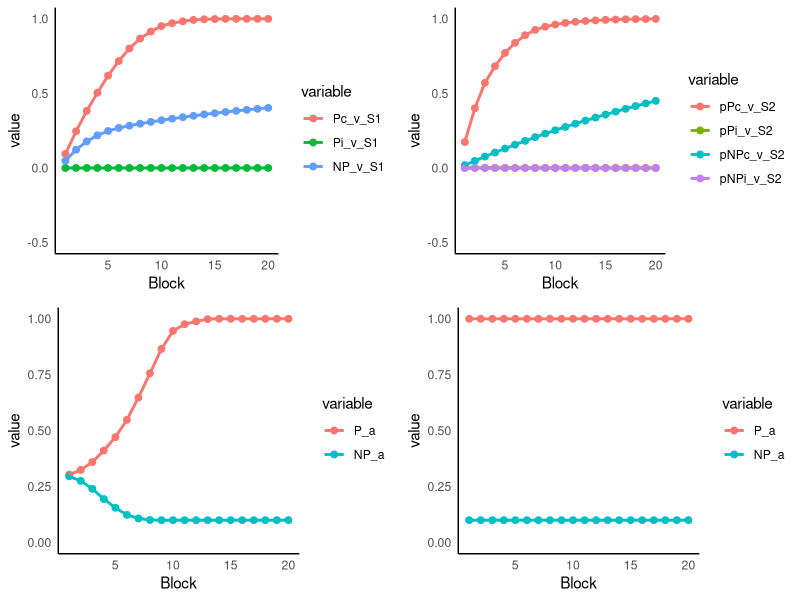

Generate this figure with R:
# Simulation of a Learned Predictiveness design
# Two learning rules: Rescorla & Wagner (1972) and Mackintosh (1975). 
# Mackintosh based on description in Beesley, Nguyen, Pearson, & Le Pelley (2015)

rm(list=ls())

library(pracma)
library(tidyverse)
library(reshape2)
library(gridExtra)

# simulation parameters
learningRule  <- 2 # 1 = RW72, 2 = Mack75
alpha <-  0.3 # starting value of alpha
beta <-  0.3 
aLR <- .1 # alpha learning rate for Mack75
simPs = 4 # number of simulated participants
numBlocks_Stg1 = 20
numBlocks_Stg2 = 20
trialData <- data.frame(matrix(0,nrow = simPs*(numBlocks_Stg1*8 + numBlocks_Stg2*4),ncol = 47))

colnames(trialData) <- c("simP", "Stage", "Block", "Cue 1", "Cue 2", "Cor Out", "Inc Out",
  "vA_1", "vB_1", "vC_1", "vD_1", "vV_1", "vW_1", "vX_1", "vY_1",
  "vA_2", "vB_2", "vC_2", "vD_2", "vV_2", "vW_2", "vX_2", "vY_2",
  "vA_3", "vB_3", "vC_3", "vD_3", "vV_3", "vW_3", "vX_3", "vY_3",
  "vA_4", "vB_4", "vC_4", "vD_4", "vV_4", "vW_4", "vX_4", "vY_4",
  "aA", "aB", "aC", "aD", "aV", "aW", "aX", "aY") 

count <- 0 # used to determine the row to record data into

for (p in 1:simPs) { # loop for simulated participants
  
  # setup the trial sequence
  
  # Stage 1 trials: (cue1/cue2/correct outcome/incorrect outcome)
  AV1 = c(1,5,1,2); AW1 = c(1,6,1,2)
  BV2 = c(2,5,2,1); BW2 = c(2,6,2,1)
  CX2 = c(3,7,2,1); CY2 = c(3,8,2,1)
  DX1 = c(4,7,1,2); DY1 = c(4,8,1,2)
  stg1Blk <- rbind(AV1,AW1,BV2,BW2,CX2,CY2,DX1,DY1)
  
  # Stage 2 trials: (cue1/cue2/correct outcome/incorrect outcome)
  AX3 = c(1,7,3,4); BY4 = c(2,8,4,3)
  CV3 = c(3,5,3,4); DW4 = c(4,6,4,3)
  stg2Blk <- rbind(AX3,BY4,CV3,DW4)
  
  trialSeq.S1 <- repmat(stg1Blk, numBlocks_Stg1,1)  #repmat is from pracma library (if there's a better way, let me know!)
  trialSeq.S1 <- trialSeq.S1[sample(nrow(trialSeq.S1)),] # shuffle by rows (a crude randomisation, but will make little difference)

  trialSeq.S2 <- repmat(stg2Blk, numBlocks_Stg2,1)
  trialSeq.S2 <- trialSeq.S2[sample(nrow(trialSeq.S2)),]
  
  trialSeq <- rbind(trialSeq.S1,trialSeq.S2) # the final order of trials to present to the model
  
  blockNums <- c(rep(1:numBlocks_Stg1, each=8), rep(1:numBlocks_Stg2, each=4)) # add block numbers
  stageNums <- c(rep(1,nrow(trialSeq.S1)), rep(2,nrow(trialSeq.S2))) # add stage numbers
  
  trialSeq <- cbind(stageNums,blockNums,trialSeq) # final trial sequence array
  
  colnames(trialSeq) <- c("Stage", "Block", "Cue 1", "Cue 2", "Cor Out", "Inc Out")
  
  # inititalise storage variables for simulated subject 
  v <-  matrix(0,nrow=8,ncol=4) # assoc. strength - 8 cues by 4 outcomes
  a <- rep(alpha, 8) # starting values of alpha
  lambda <-  c(1,0) # correct outcome / incorrect outcome (used as it loops outcomes)
  
  for (t in 1:nrow(trialSeq)) {
    cues <-  trialSeq[t,3:4] # current trial cues
    outs <-  trialSeq[t,5:6] # current trial outs (correct, incorrect)
    if (learningRule == 1) {
      # Rescorla-Wagner 1972
      for (o in 1:2) {
        error <- lambda[o] - (v[cues[1],outs[o]] + v[cues[2],outs[o]]) # calculate error based on summed v
        for (c in 1:2){
          v[cues[c],outs[o]] <- v[cues[c],outs[o]] + alpha*beta*error # update v for each cue based on error
        }
      }
    }
    else if (learningRule == 2) {
      # Mackintosh 1975
      for (o in 1:2) {
        for (c in 1:2){
          error <- lambda[o] - v[cues[c],outs[o]] # calculate error based on single v
          v[cues[c],outs[o]] <- v[cues[c],outs[o]] + a[cues[c]]*beta*error # update v for each cue based on error
        }
      }
      # determine best predictor of correct outcome and update alphas
      errDiff <- abs(1 - v[cues[1],outs[1]]) - abs(1 - v[cues[2],outs[1]]) # positive means second cue is better, negative first cue better
      if (errDiff < 0) { # cue 1 the better predictor of correct outcome
        a[cues[1]] <- a[cues[1]] + aLR*abs(errDiff)
        a[cues[2]] <- a[cues[2]] - aLR*abs(errDiff)
      } else if (errDiff > 0) { # cue 2 the better predictor of correct outcome
        a[cues[1]] <- a[cues[1]] - aLR*abs(errDiff)
        a[cues[2]] <- a[cues[2]] + aLR*abs(errDiff)
      }
      a[a<.1] <- .1; a[a>1] <- 1 # impose limits on alpha
    }
    count <- count + 1
    # write the new associative strengths / alphas out next to trial events (add simP num, p)
    trialData[count,] <- c(p,trialSeq[t,],rep(v),a) 
  }
}

# Analysis phase

# Make new columnns from averages of equivalent cues
trialData <- trialData %>% 
  mutate(Pc_v_S1 = rowMeans(trialData[,c("vA_1", "vB_2", "vC_2", "vD_1")])) %>%  # P cues, correct outcome, Stage 1
  mutate(Pi_v_S1 = rowMeans(trialData[,c("vA_2", "vB_1", "vC_1", "vD_2")])) %>% # P cues, incorrect outcome, Stage 1
  mutate(NP_v_S1 = rowMeans(trialData[,c("vV_1", "vV_2", "vW_1", "vW_2", "vX_1", "vX_2", "vY_1", "vY_2")])) %>% # NP cues, Stage 1
  mutate(pPc_v_S2 = rowMeans(trialData[,c("vA_3", "vB_4", "vC_3", "vD_4")])) %>% # Previously P cues, correct outcome, Stage 2
  mutate(pPi_v_S2 = rowMeans(trialData[,c("vA_4", "vB_3", "vC_4", "vD_3")])) %>% # Previously P cues, incorrect outcome, Stage 2
  mutate(pNPc_v_S2 = rowMeans(trialData[,c("vX_3", "vY_4", "vV_3", "vW_4")])) %>% # Previously NP cues, correct outcome, Stage 2
  mutate(pNPi_v_S2 = rowMeans(trialData[,c("vX_4", "vY_3", "vV_4", "vW_3")])) %>% # Previously NP cues, incorrect outcome, Stage 2
  mutate(P_a = rowMeans(trialData[,c("aA", "aB", "aC", "aD")])) %>% # P cues, alpha
  mutate(NP_a = rowMeans(trialData[,c("aV", "aW", "aX", "aY")])) # NP cues, alpha

# set the theme for the graphs
theme_set(theme_minimal())
theme_update(panel.grid.major = element_blank(), panel.grid.minor = element_blank(), 
             axis.line = element_line(size = 0.5, linetype = "solid", colour = "black"))

# filter and summarize mean values across blocks in Stage 1
Stg1_v_Results <- trialData %>% filter(Stage == 1) %>% 
  group_by(Block) %>% summarise_at(vars(Pc_v_S1,Pi_v_S1,NP_v_S1),mean) # gives summary of vA across participants.
Stg1_a_Results <- trialData %>% filter(Stage == 1) %>% 
  group_by(Block) %>% summarise_at(vars(P_a, NP_a),mean) # gives summary of vA across participants.

# plot the Stage 1 associative strengths
s1_v_graph <- ggplot(melt(Stg1_v_Results, id = "Block"), aes(x = Block, y = value, colour = variable)) + 
  geom_point(size = 2) + geom_line(size = 1) + ylim(-.5,1)
# plot the Stage 1 alpha
s1_a_graph <- ggplot(melt(Stg1_a_Results, id = "Block"), aes(x = Block, y = value, colour = variable)) + 
  geom_point(size = 2) + geom_line(size = 1) +ylim(0,1)

# filter and summarize mean values across blocks in Stage 2
Stg2_v_Results <- trialData %>% filter(Stage == 2) %>% 
  group_by(Block) %>% summarise_at(vars(pPc_v_S2,pPi_v_S2,pNPc_v_S2,pNPi_v_S2),mean) # gives summary of vA across participants.
Stg2_a_Results <- trialData %>% filter(Stage == 2) %>% 
  group_by(Block) %>% summarise_at(vars(P_a, NP_a),mean) # gives summary of vA across participants.

# plot the Stage 2 associative strengths
s2_v_graph <- ggplot(melt(Stg2_v_Results, id = "Block"), aes(x = Block, y = value, colour = variable)) + 
  geom_point(size = 2) + geom_line(size = 1) + ylim(-.5,1)
# plot the Stage 2 alpha
s2_a_graph <- ggplot(melt(Stg2_a_Results, id = "Block"), aes(x = Block, y = value, colour = variable)) + 
  geom_point(size = 2) + geom_line(size = 1) + ylim(0,1)

# present as 2x2 grid - top Vs, bottom alphas
grid.arrange(s1_v_graph, s2_v_graph, s1_a_graph, s2_a_graph, ncol=2)

# #save
g <- arrangeGrob(s1_v_graph, s2_v_graph, s1_a_graph, s2_a_graph, ncol=2) #generates g
ggsave(file="graphOutput.png", g) #saves g

